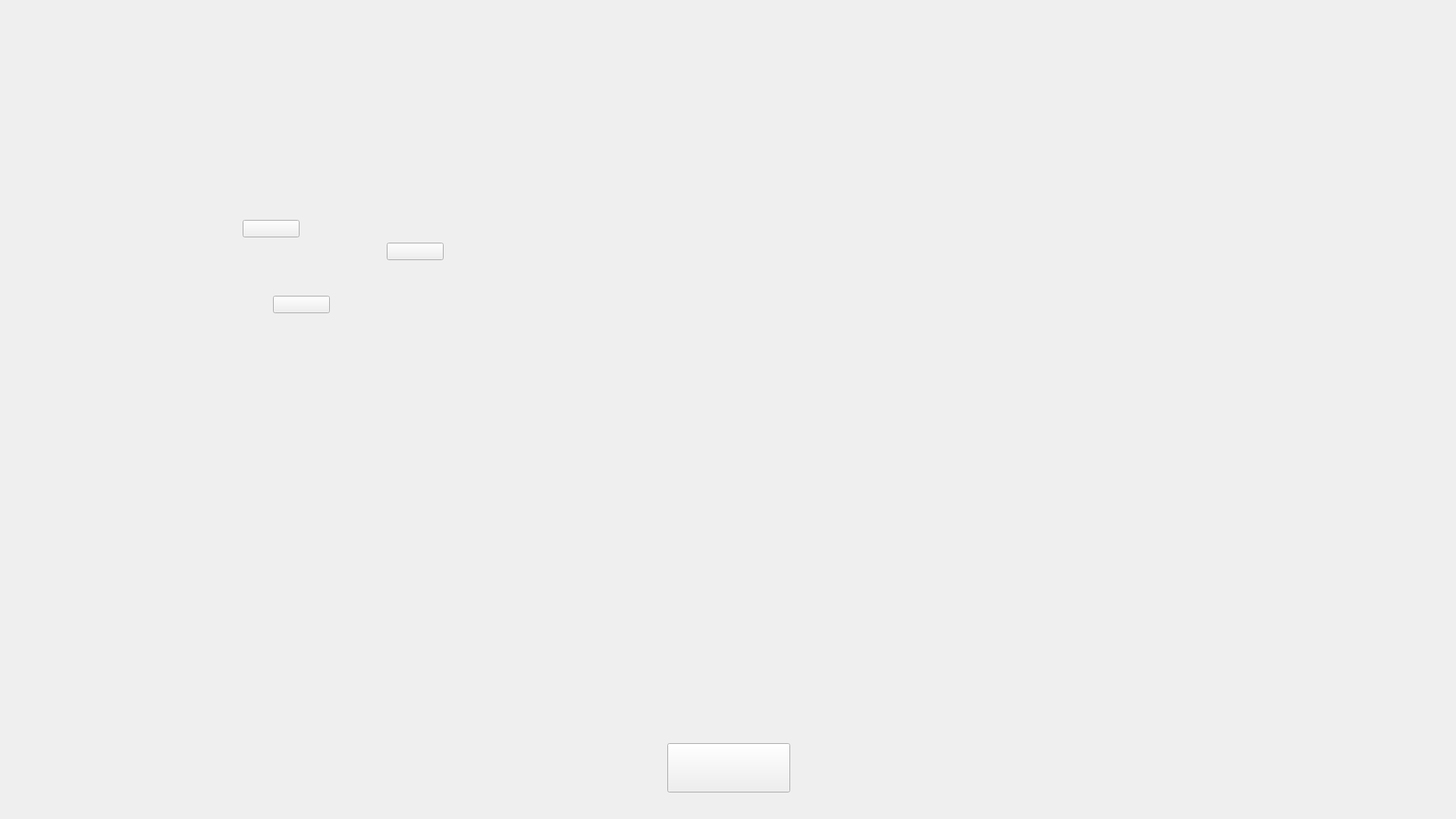
<?xml version="1.0" encoding="UTF-8"?>
<ui version="4.0">
 <class>RbCourseTrainCoursePlanTipsWindow</class>
 <widget class="QWidget" name="RbCourseTrainCoursePlanTipsWindow">
  <property name="geometry">
   <rect>
    <x>0</x>
    <y>0</y>
    <width>1920</width>
    <height>1080</height>
   </rect>
  </property>
  <property name="sizePolicy">
   <sizepolicy hsizetype="Preferred" vsizetype="Preferred">
    <horstretch>0</horstretch>
    <verstretch>0</verstretch>
   </sizepolicy>
  </property>
  <property name="minimumSize">
   <size>
    <width>0</width>
    <height>0</height>
   </size>
  </property>
  <property name="maximumSize">
   <size>
    <width>16777215</width>
    <height>16777215</height>
   </size>
  </property>
  <property name="windowTitle">
   <string>SimLaparo</string>
  </property>
  <widget class="QPushButton" name="btn_OK">
   <property name="geometry">
    <rect>
     <x>880</x>
     <y>980</y>
     <width>162</width>
     <height>65</height>
    </rect>
   </property>
   <property name="sizePolicy">
    <sizepolicy hsizetype="Minimum" vsizetype="Fixed">
     <horstretch>0</horstretch>
     <verstretch>0</verstretch>
    </sizepolicy>
   </property>
   <property name="minimumSize">
    <size>
     <width>162</width>
     <height>65</height>
    </size>
   </property>
   <property name="maximumSize">
    <size>
     <width>162</width>
     <height>65</height>
    </size>
   </property>
   <property name="text">
    <string/>
   </property>
  </widget>
  <widget class="QPushButton" name="btnEdit">
   <property name="geometry">
    <rect>
     <x>320</x>
     <y>290</y>
     <width>75</width>
     <height>23</height>
    </rect>
   </property>
   <property name="text">
    <string/>
   </property>
  </widget>
  <widget class="QPushButton" name="btnAdd">
   <property name="geometry">
    <rect>
     <x>510</x>
     <y>320</y>
     <width>75</width>
     <height>23</height>
    </rect>
   </property>
   <property name="text">
    <string/>
   </property>
  </widget>
  <widget class="QPushButton" name="btnBatchEdit">
   <property name="geometry">
    <rect>
     <x>360</x>
     <y>390</y>
     <width>75</width>
     <height>23</height>
    </rect>
   </property>
   <property name="text">
    <string/>
   </property>
  </widget>
 </widget>
 <resources/>
 <connections/>
</ui>
